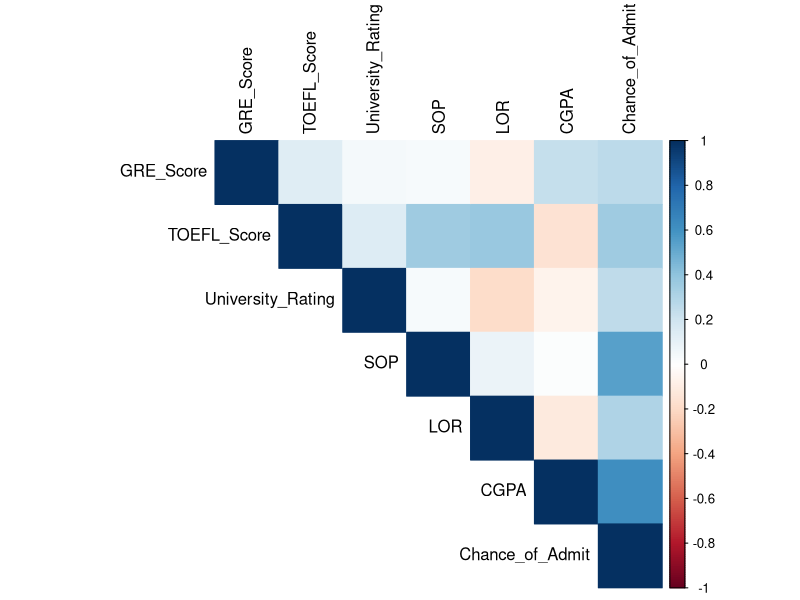
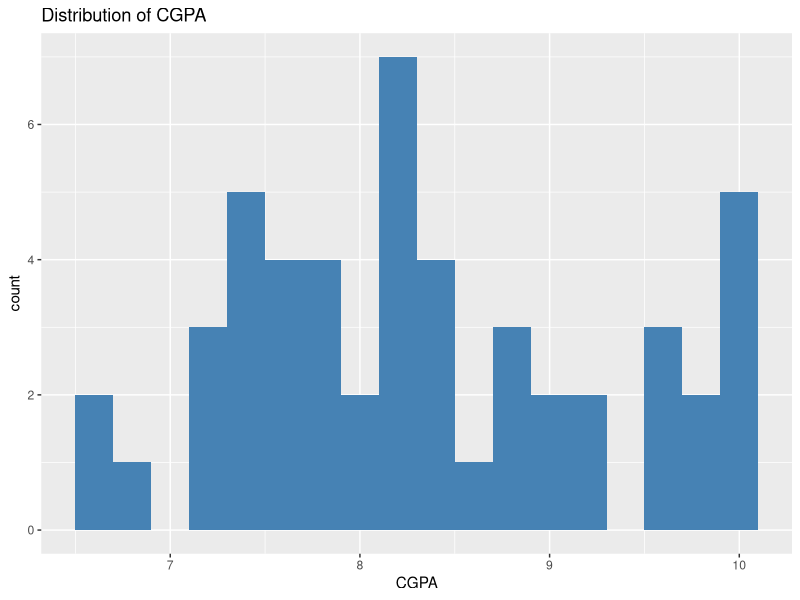
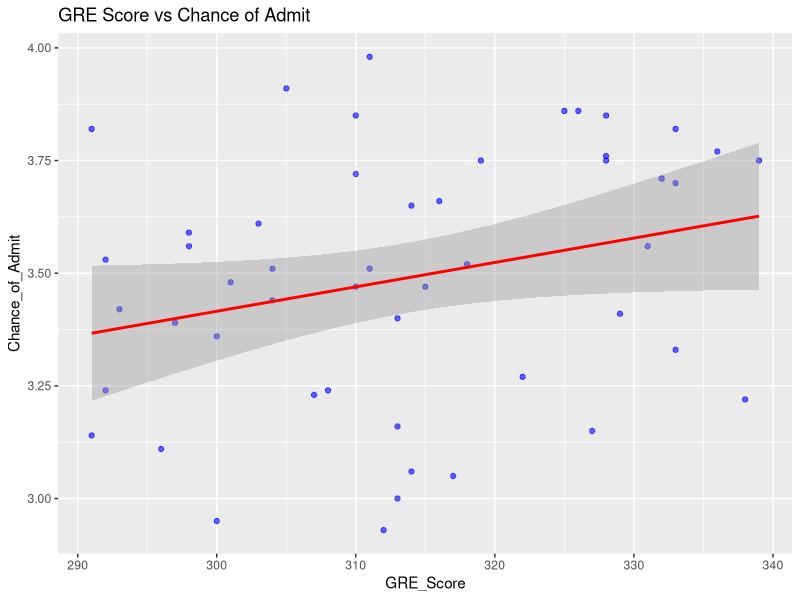
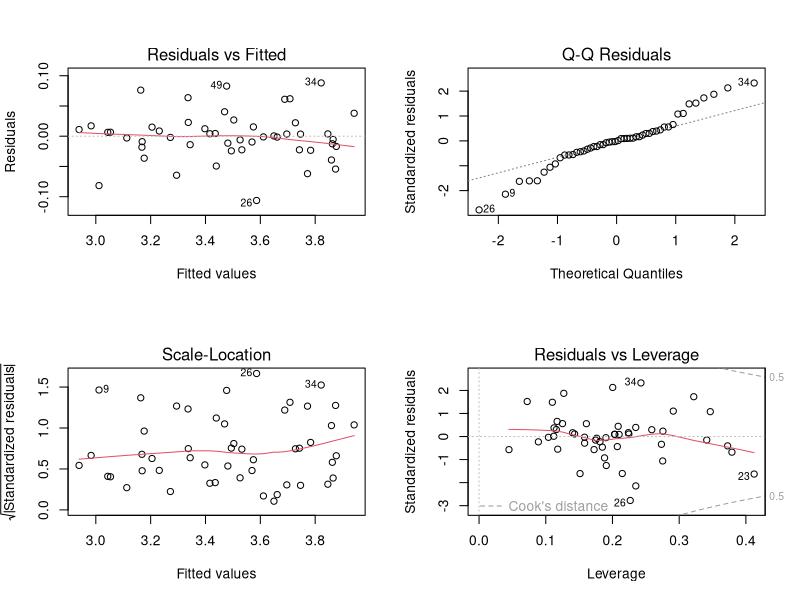

The R source for these figures, in order:
###############################################
# Graduate Admission Prediction - R Project
# Author: Your Name
# Tools: R, RStudio
# Dataset: admission_predictor_sample.xlsx
###############################################

# Load libraries
library(readxl)
library(ggplot2)
library(dplyr)
library(corrplot)
library(car)

# -----------------------------
# 1. Import Data
# -----------------------------
data <- read_excel("admission_predictor_sample.xlsx")

# Preview dataset
head(data)
str(data)

# -----------------------------
# 2. Exploratory Data Analysis
# -----------------------------
summary(data)

# Correlation matrix for numeric vars
cor_matrix <- cor(data[, c("GRE_Score","TOEFL_Score","University_Rating",
                           "SOP","LOR","CGPA","Chance_of_Admit")])
corrplot(cor_matrix, method = "color", type = "upper", tl.col = "black")

# Histograms
ggplot(data, aes(x = CGPA)) + geom_histogram(binwidth=0.2, fill="steelblue") +
  labs(title="Distribution of CGPA")

# Scatterplots
ggplot(data, aes(x = GRE_Score, y = Chance_of_Admit)) +
  geom_point(alpha=0.6, color="blue") +
  geom_smooth(method="lm", color="red") +
  labs(title="GRE Score vs Chance of Admit")

# -----------------------------
# 3. Linear Regression Model
# -----------------------------
lm_model <- lm(Chance_of_Admit ~ GRE_Score + TOEFL_Score + University_Rating +
                 SOP + LOR + CGPA + Research, data=data)
summary(lm_model)

# Check multicollinearity
vif(lm_model)

# -----------------------------
# 4. Interaction Models
# -----------------------------
lm_interact <- lm(Chance_of_Admit ~ GRE_Score*CGPA + GRE_Score*SOP +
                    TOEFL_Score + University_Rating + LOR + Research, data=data)
summary(lm_interact)

# Compare Adjusted R-squared
summary(lm_model)$adj.r.squared
summary(lm_interact)$adj.r.squared

# -----------------------------
# 5. Logistic Regression
# Predicting whether student has Research Experience (0/1)
# -----------------------------
log_model <- glm(Research ~ GRE_Score + TOEFL_Score + CGPA + University_Rating,
                 data=data, family="binomial")
summary(log_model)

# -----------------------------
# 6. Model Diagnostics
# -----------------------------
par(mfrow=c(2,2))
plot(lm_interact)  # Residuals, Q-Q plot, Scale-Location, Cook's Distance

# -----------------------------
# 7. Final Notes
# -----------------------------
cat("Adjusted R² (Main Model):", round(summary(lm_model)$adj.r.squared,4), "\n")
cat("Adjusted R² (Interaction Model):", round(summary(lm_interact)$adj.r.squared,4), "\n")
